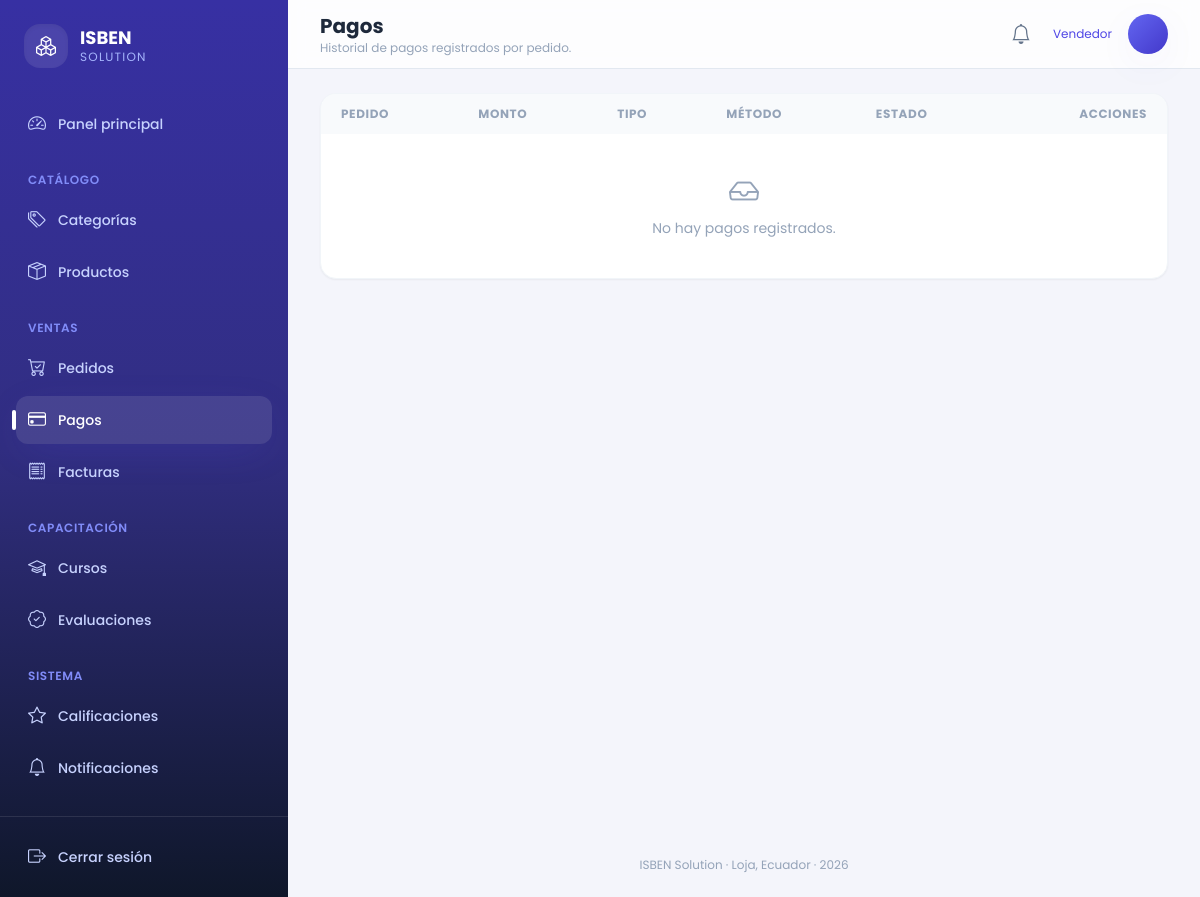
The page /pagos/ (signed in) on the database as committed earlier.
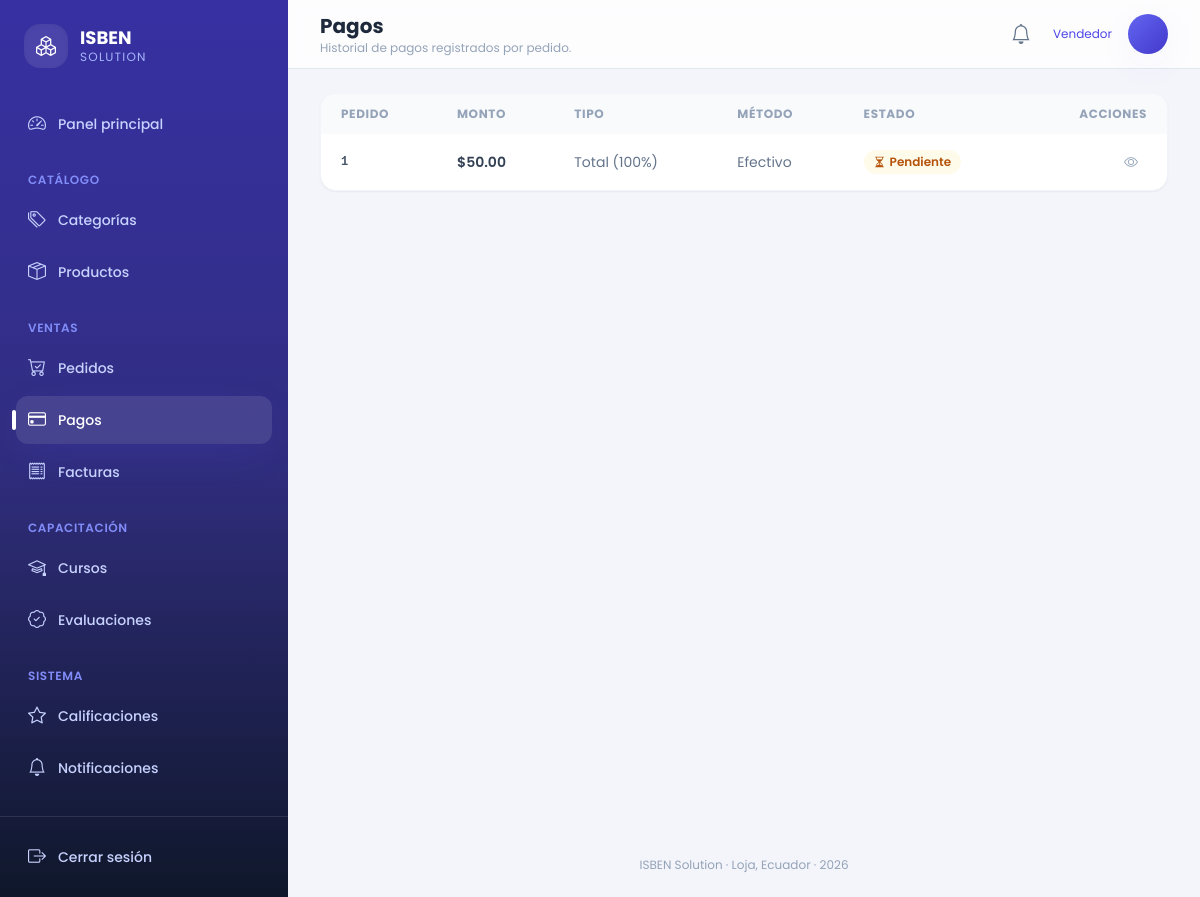
The same page on the database as committed later.
### core/models.py (models this page shows, shortened)
class Pago(models.Model):
    pedido          = models.ForeignKey(Pedido, on_delete=models.CASCADE,
                                        related_name='pagos')
    monto           = models.DecimalField(max_digits=14, decimal_places=2)
    tipo            = models.CharField(max_length=20, choices=TIPO_PAGO)
    estado          = models.CharField(max_length=20, choices=ESTADO_PAGO, default='pendiente')
    metodo_pago     = models.CharField(max_length=100)
    referencia_pago = models.CharField(max_length=200, blank=True)
    fecha_pago      = models.DateTimeField(auto_now_add=True)
    fecha_validacion = models.DateTimeField(null=True, blank=True)
    class Meta:
        verbose_name = 'Pago'
        verbose_name_plural = 'Pagos'

class Pedido(models.Model):
    numero_pedido  = models.CharField(max_length=30, unique=True)
    estado         = models.CharField(max_length=20, choices=ESTADO_PEDIDO, default='creado')
    total          = models.DecimalField(max_digits=14, decimal_places=2, default=0)
    comprador      = models.ForeignKey(Comprador, on_delete=models.CASCADE,
                                       related_name='pedidos')
    vendedor       = models.ForeignKey(Vendedor, on_delete=models.SET_NULL,
                                       null=True, blank=True, related_name='pedidos')
    empresa        = models.ForeignKey(Empresa, on_delete=models.CASCADE,
                                       related_name='pedidos')
    fecha_creacion = models.DateTimeField(auto_now_add=True)
    fecha_despacho = models.DateTimeField(null=True, blank=True)
    fecha_entrega  = models.DateTimeField(null=True, blank=True)
    class Meta:
        verbose_name = 'Pedido'
        verbose_name_plural = 'Pedidos'

### core/views.py (the view)
# urls.py: path('pagos/', views.lista_pagos, name='lista_pagos'),
@login_required
def lista_pagos(request):
    pagos = Pago.objects.select_related('pedido__comprador__usuario').order_by('-fecha_pago')
    if request.user.rol == 'comprador':
        pagos = pagos.filter(pedido__comprador=request.user.comprador)
    elif request.user.rol == 'empresa':
        pagos = pagos.filter(pedido__empresa=request.user.empresa)
    return render(request, 'core/pagos/lista.html', {'pagos': _paginar(request, pagos)})

### core/context_processors.py (called while the page is built)
def notificaciones(request):
    if request.user.is_authenticated:
        return {
            'notificaciones_no_leidas_global': request.user.notificaciones.filter(leida=False).count(),
        }
    return {}

### core/views.py (called while the page is built)
def _paginar(request, queryset, por_pagina=10):
    return Paginator(queryset, por_pagina).get_page(request.GET.get('page'))

### core/templates/core/pagos/lista.html (shortened to what this page needs)
{% extends 'core/master.html' %}
{% block header_title %}Pagos{% endblock %}
{% block header_subtitle %}Historial de pagos registrados por pedido.{% endblock %}
{% block content %}
<div class="overflow-hidden rounded-2xl border border-slate-100 bg-white shadow-sm">
  <div class="overflow-x-auto">
    <table class="w-full text-left text-sm">
      <thead class="bg-slate-50 text-xs uppercase tracking-wider text-slate-400">
        <tr>
          <th class="px-5 py-3">Pedido</th>
          <th class="px-5 py-3">Monto</th>
          <th class="px-5 py-3">Tipo</th>
          <th class="px-5 py-3">Método</th>
          <th class="px-5 py-3">Estado</th>
          <th class="px-5 py-3 text-right">Acciones</th>
        </tr>
      </thead>
      <tbody class="divide-y divide-slate-100">
        {% for pago in pagos %}
        <tr class="transition hover:bg-brand-50/40">
          <td class="px-5 py-3 font-mono text-xs font-semibold text-slate-600">{{ pago.pedido.numero_pedido }}</td>
          <td class="px-5 py-3 font-semibold text-slate-700">${{ pago.monto }}</td>
          <td class="px-5 py-3 text-slate-500">{{ pago.get_tipo_display }}</td>
          <td class="px-5 py-3 text-slate-500">{{ pago.metodo_pago }}</td>
          <td class="px-5 py-3">{% include 'core/partials/_badge_estado.html' with estado=pago.estado %}</td>
          <td class="px-5 py-3">
            <div class="flex justify-end gap-2">
              <a href="{% url 'detalle_pago' pago.pk %}" class="grid h-8 w-8 place-items-center rounded-lg text-slate-400 hover:bg-slate-100 hover:text-brand-600"><i class="bi bi-eye"></i></a>
            </div>
          </td>
        </tr>
        {% empty %}
        <tr><td colspan="6" class="px-5 py-10 text-center text-slate-400"><i class="bi bi-inbox mb-2 block text-3xl"></i> No hay pagos registrados.</td></tr>
        {% endfor %}
      </tbody>
    </table>
  </div>
</div>
{% endblock %}

### core/templates/core/partials/_badge_estado.html
{% if estado == 'aprobado' or estado == 'activa' or estado == 'validado' or estado == 'pagada' or estado == 'entregado' or estado == 'confirmado' or estado == 'AUTORIZADO' %}
<span class="inline-flex items-center gap-1 rounded-full bg-emerald-50 px-2.5 py-1 text-xs font-semibold text-emerald-700"><i class="bi bi-check-circle-fill"></i> {{ estado|title }}</span>
{% elif estado == 'pendiente' or estado == 'creado' %}
<span class="inline-flex items-center gap-1 rounded-full bg-amber-50 px-2.5 py-1 text-xs font-semibold text-amber-700"><i class="bi bi-hourglass-split"></i> {{ estado|title }}</span>
{% elif estado == 'rechazado' or estado == 'cancelado' or estado == 'bloqueado' or estado == 'anulada' or estado == 'vencida' %}
<span class="inline-flex items-center gap-1 rounded-full bg-rose-50 px-2.5 py-1 text-xs font-semibold text-rose-700"><i class="bi bi-x-circle-fill"></i> {{ estado|title }}</span>
{% elif estado == 'despachado' %}
<span class="inline-flex items-center gap-1 rounded-full bg-brand-50 px-2.5 py-1 text-xs font-semibold text-brand-700"><i class="bi bi-truck"></i> {{ estado|title }}</span>
{% else %}
<span class="inline-flex items-center gap-1 rounded-full bg-slate-100 px-2.5 py-1 text-xs font-semibold text-slate-600">{{ estado|default:"—"|title }}</span>
{% endif %}

Rows that differ between the two databases and show on the page:
added Pago: pedido.numero_pedido "1", monto "50.00", tipo "Total (100%)", metodo_pago "Efectivo", estado "Pendiente"
Other text that changed with them:
text no longer shown: "No hay pagos registrados."
